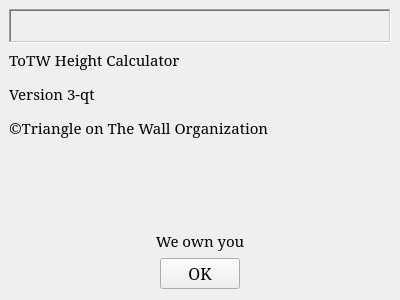
<?xml version="1.0" encoding="UTF-8"?>
<ui version="4.0">
 <class>about</class>
 <widget class="QWidget" name="about">
  <property name="geometry">
   <rect>
    <x>0</x>
    <y>0</y>
    <width>400</width>
    <height>300</height>
   </rect>
  </property>
  <property name="sizePolicy">
   <sizepolicy hsizetype="Fixed" vsizetype="Fixed">
    <horstretch>0</horstretch>
    <verstretch>0</verstretch>
   </sizepolicy>
  </property>
  <property name="minimumSize">
   <size>
    <width>400</width>
    <height>300</height>
   </size>
  </property>
  <property name="maximumSize">
   <size>
    <width>400</width>
    <height>300</height>
   </size>
  </property>
  <property name="font">
   <font>
    <family>Garamond</family>
    <pointsize>12</pointsize>
   </font>
  </property>
  <property name="windowTitle">
   <string>Form</string>
  </property>
  <property name="windowIcon">
   <iconset>
    <normaloff>res/logo.ico</normaloff>res/logo.ico</iconset>
  </property>
  <layout class="QGridLayout" name="gridLayout_2" rowstretch="1,0,1">
   <property name="leftMargin">
    <number>9</number>
   </property>
   <property name="topMargin">
    <number>9</number>
   </property>
   <property name="rightMargin">
    <number>9</number>
   </property>
   <item row="1" column="0">
    <widget class="QLabel" name="label_2">
     <property name="text">
      <string>&lt;html&gt;&lt;head/&gt;&lt;body&gt;&lt;p&gt;&lt;span style=&quot; font-size:11pt;&quot;&gt;ToTW Height Calculator&lt;/span&gt;&lt;/p&gt;&lt;p&gt;&lt;span style=&quot; font-size:11pt;&quot;&gt;Version 3-qt&lt;/span&gt;&lt;/p&gt;&lt;p&gt;&lt;span style=&quot; font-size:11pt;&quot;&gt;©️Triangle on The Wall Organization &lt;/span&gt;&lt;/p&gt;&lt;p&gt;&lt;br/&gt;&lt;/p&gt;&lt;p align=&quot;center&quot;&gt;&lt;span style=&quot; font-size:11pt;&quot;&gt;&lt;br/&gt;We own you&lt;/span&gt;&lt;/p&gt;&lt;/body&gt;&lt;/html&gt;</string>
     </property>
    </widget>
   </item>
   <item row="2" column="0">
    <layout class="QHBoxLayout" name="horizontalLayout">
     <item>
      <spacer name="horizontalSpacer">
       <property name="orientation">
        <enum>Qt::Orientation::Horizontal</enum>
       </property>
       <property name="sizeHint" stdset="0">
        <size>
         <width>40</width>
         <height>20</height>
        </size>
       </property>
      </spacer>
     </item>
     <item>
      <widget class="QPushButton" name="pushButton">
       <property name="text">
        <string>OK</string>
       </property>
      </widget>
     </item>
     <item>
      <spacer name="horizontalSpacer_2">
       <property name="orientation">
        <enum>Qt::Orientation::Horizontal</enum>
       </property>
       <property name="sizeHint" stdset="0">
        <size>
         <width>40</width>
         <height>20</height>
        </size>
       </property>
      </spacer>
     </item>
    </layout>
   </item>
   <item row="0" column="0">
    <widget class="QLabel" name="label">
     <property name="contextMenuPolicy">
      <enum>Qt::ContextMenuPolicy::CustomContextMenu</enum>
     </property>
     <property name="frameShape">
      <enum>QFrame::Shape::WinPanel</enum>
     </property>
     <property name="frameShadow">
      <enum>QFrame::Shadow::Sunken</enum>
     </property>
     <property name="text">
      <string>&lt;html&gt;&lt;head/&gt;&lt;body&gt;&lt;p align=&quot;center&quot;&gt;&lt;img src=&quot;Q:\Projects\Height-Calculator-v3\res\longlogo.png&quot;/&gt;&lt;/p&gt;&lt;/body&gt;&lt;/html&gt;</string>
     </property>
    </widget>
   </item>
  </layout>
 </widget>
 <resources/>
 <connections/>
</ui>
